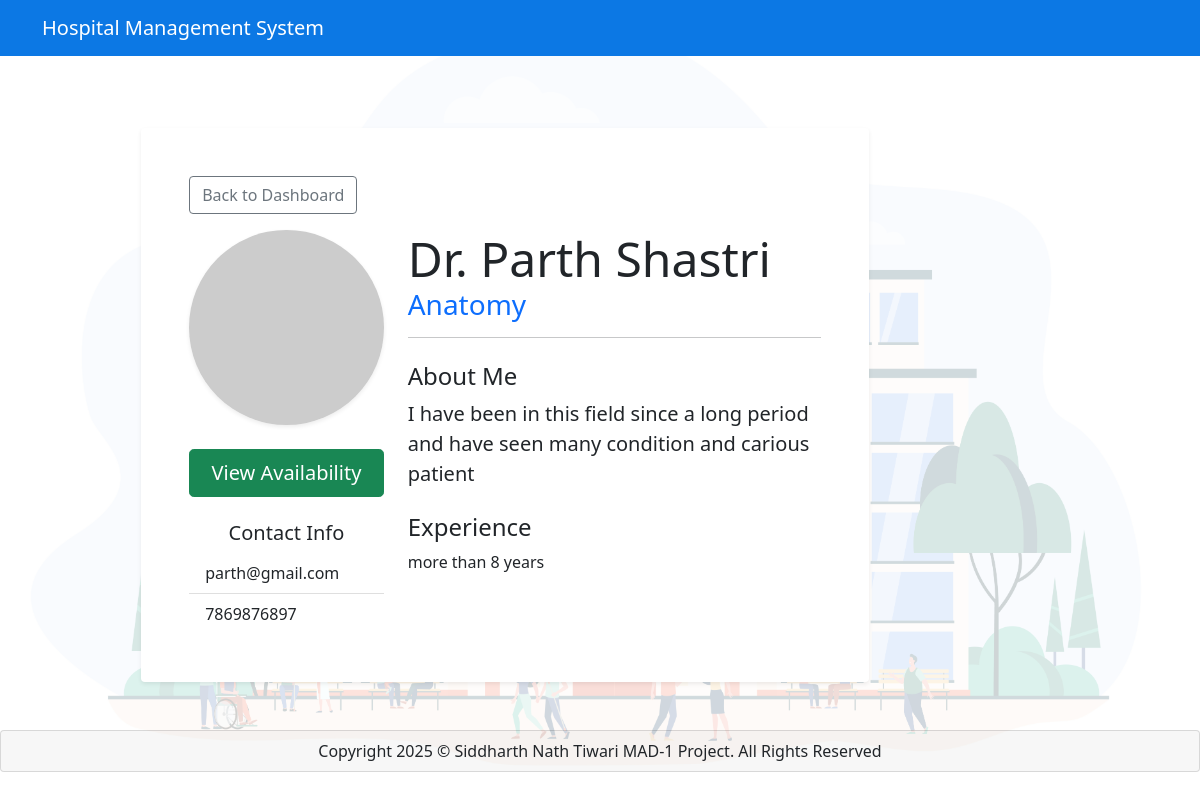
The app's page /patient/view-doctor/1 with its own data.
### HMS/models.py (models this page shows, shortened)
class Doctor(db.Model, UserMixin):
    __tablename__ ='doctor'
    id = db.Column(db.Integer , primary_key =True)
    password = db.Column(db.String(100), nullable= False)
    fname = db.Column(db.String(100), nullable=False)
    lname = db.Column(db.String(100), nullable=True)
    email = db.Column(db.String(100),unique=True,nullable =False)
    phone = db.Column(db.String(10), nullable =False)
    experience = db.Column(db.Text, nullable = False)
    description = db.Column(db.Text )
    specialization_id = db.Column(db.Integer,db.ForeignKey('department.id'), nullable= False)
    blacklisted = db.Column(db.Boolean, default=False)
    specialization = db.relationship('Department', backref='doctors', lazy=True)
    availability = db.relationship('Availability', backref ='doctor', lazy=True,cascade="all, delete-orphan")
    appointments= db.relationship('Appointment', backref= 'doctor', lazy=True, cascade="all, delete-orphan")

class Department(db.Model):
    __tablename__ = 'department'
    id = db.Column(db.Integer, primary_key =True)
    name = db.Column(db.String(40), nullable = False)
    description = db.Column(db.Text, nullable = False)

### HMS/patient.py (the view)
@patient.route("/view-doctor/<int:id>", methods=["GET"])
def view_doctor(id):
    doctor = Doctor.query.get_or_404(id)
    return render_template("doctor_details.html", title="Doctor Details", doctor=doctor, role="patient")

### HMS/templates/doctor_details.html (shortened to what this page needs)
{% extends "base.html" %}
{% block content %}
<div class="container my-5">
    <div class="row justify-content-center">
        <div class="col-lg-10">
            <div class="card shadow-sm border-0">
                <div class="card-body p-4 p-md-5">
                    <a href="{{ url_for(role+'.dashboard') }}" class="btn btn-outline-secondary mb-3">
                         Back to Dashboard
                    </a>
                    <div class="row">
                        <div class="col-md-4 text-center">
                            <img src="https://placehold.co/250"
                                 class="img-fluid rounded-circle shadow-sm"
                                 alt="Dr. {{ doctor.fname }} {{ doctor.lname }}">
                            <div class="mt-4">
                                <a href="{{ url_for('patient.dashboard', doctor_id=doctor.id) }}"
                                   class="btn btn-success btn-lg w-100">
                                    View Availability
                                </a>
                            </div>
                            <hr class="d-md-none"> <h5 class="mt-4">Contact Info</h5>
                            <ul class="list-group list-group-flush text-start">
                                <li class="list-group-item">
                                    {{ doctor.email }}
                                </li>
                                <li class="list-group-item">
                                    {{ doctor.phone }}
                                </li>
                            </ul>
                        </div>
                        <div class="col-md-8">
                            <h1 class="display-5 mb-0">
                                Dr. {{ doctor.fname }} {{ doctor.lname }}
                            </h1>
                            <p class="h3 text-primary fw-light mb-3">
                                {{ doctor.specialization.name }}
                            </p>
                            <hr>
                            <h4 class="mt-4">About Me</h4>
                            <p class="lead">
                                {{ doctor.description | default('No description provided.') }}
                            </p>
                            <h4 class="mt-4">Experience</h4>
                            <p>
                                {{ doctor.experience }}
                            </p>
                        </div>
                    </div>
                </div>
            </div>
        </div>
    </div>
</div>
{% endblock %}

### HMS/templates/base.html (style rules this page uses)
body { background-image: url('/static/hospital-bg.jpg'); background-position: center center; background-repeat: no-repeat; background-size: cover; background-attachment: fixed; background-color: rgba(255, 255, 255, 0.8); background-blend-mode: overlay; }

### records on screen
Doctor: email "parth@gmail.com", phone "7869876897", fname "Parth", lname "Shastri", description "I have been in this field since a long period and have seen many condition and carious patient", experience "more than 8 years"
Department: specialization.name "Anatomy"
